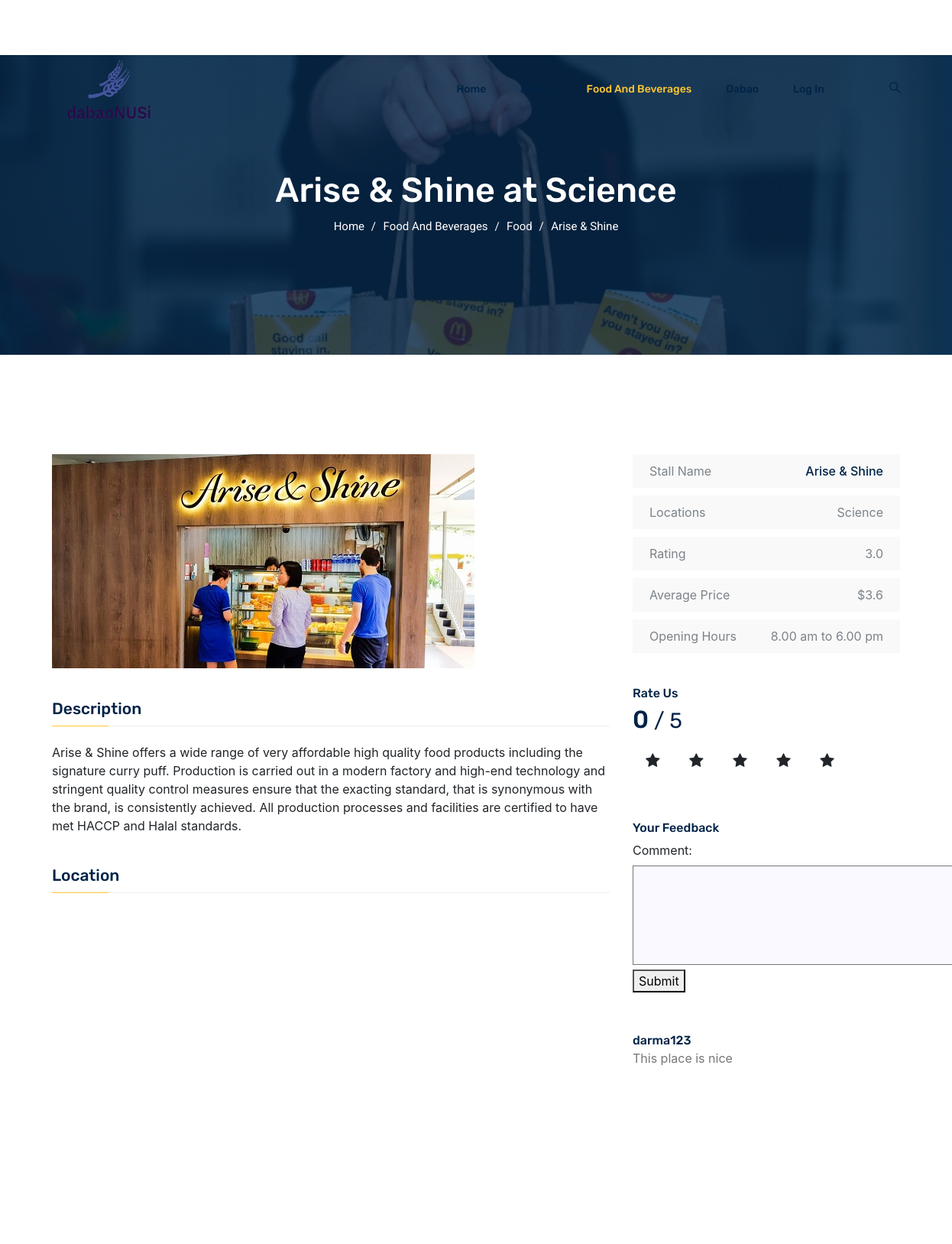
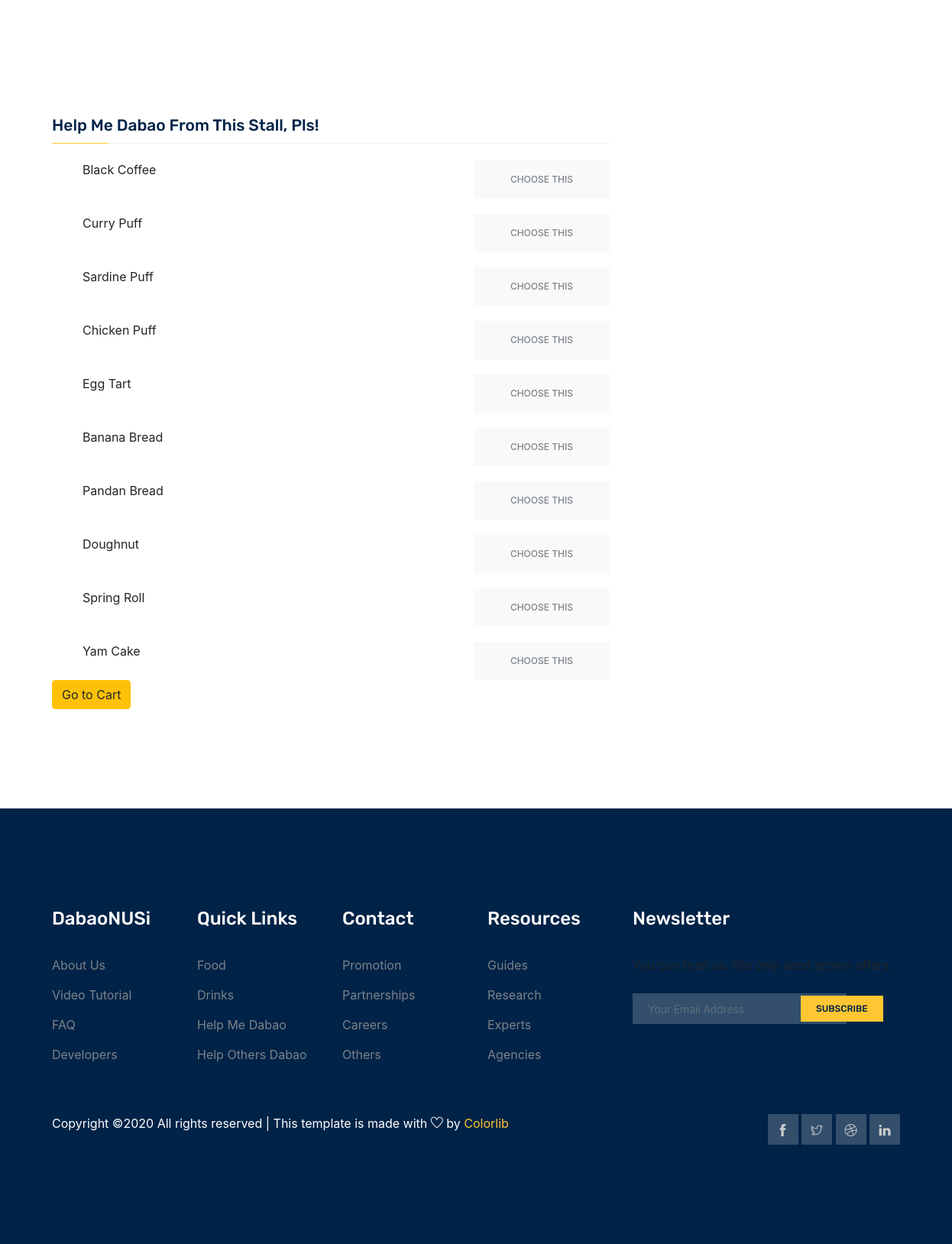
The page /arise/ on the database its author committed (2 pictures, top to bottom).
### theApp/models.py (models this page shows, shortened)
class Restaurant(models.Model):
    name = models.CharField(max_length=120)
    location = models.ForeignKey(Location, on_delete = models.CASCADE)
    reviews = models.ForeignKey(Reviews, on_delete = models.CASCADE, default=1)
    prices = models.ForeignKey(Price, on_delete = models.CASCADE, default=3)
    categories = models.ManyToManyField(Category)
    food = models.BooleanField(default=True)
    average_price = models.FloatField(default=0)
    average_rating = models.FloatField(default=0)
    image = models.ImageField(upload_to='restaurant', default='arise-and-shine.jpg')
    description = models.CharField(max_length=100000, default="This restaurant is nice")
    hour = models.CharField(max_length=100, default="8.00 am to 6.00 pm")
    def __str__(self):
        return self.name + " at " + self.location.__str__()
    def get_avg_price(self):
        meals = Meal.objects.filter(restaurant__id=self.id)
        count = meals.count()
        if count==0:
            return 0
        else:
            return round(sum([meal.price for meal in meals])/count, 2)
    def get_avg_rating(self):
        ratings = Rate.objects.filter(restaurant__id=self.id)
        count = ratings.count()
        if count == 0:
            return 0
        else:
            return round(sum([rate.rating for rate in ratings])/count, 2)
    average_price = get_avg_price
    average_rating = get_avg_rating

class Location(models.Model):
    name = models.CharField(max_length=120)
    def __str__(self):
        return self.name

class Meal(models.Model):
    name = models.CharField(max_length=120)
    price = models.FloatField(default=0)
    restaurant = models.ForeignKey(Restaurant, on_delete=models.CASCADE)

class Rate(models.Model):
    user = models.ForeignKey(Profile, on_delete=models.CASCADE)
    restaurant = models.ForeignKey(Restaurant, on_delete=models.CASCADE)
    rating = models.IntegerField(default=0, validators=[MinValueValidator(1), MaxValueValidator(5)])

class Comment(models.Model):
    user = models.ForeignKey(Profile, on_delete=models.CASCADE)
    restaurant = models.ForeignKey(Restaurant, on_delete=models.CASCADE)
    comment = models.TextField()

### accounts/models.py (models this page shows)
class Profile(models.Model):
    user = models.OneToOneField(settings.AUTH_USER_MODEL, on_delete=models.CASCADE)
    def __str__(self):
        return self.user.username

### theApp/views.py (the view)
# urls.py: path('arise/', views.arise, name='arise'),
def arise(request):
    rest = Restaurant.objects.filter(name__icontains="arise").first()
    return meal_list(request, rest.id)

### theApp/templates/restaurant_meals.html (shortened to what this page needs)
{% load static %}
<!DOCTYPE html>
<html lang="en">
  <head>
    <link rel="stylesheet" href="{% static 'css/bootstrap.css' %}" />
    <link rel="stylesheet" href="{% static 'css/flaticon.css' %}" />
    <link rel="stylesheet" href="{% static 'css/themify-icons.css' %}" />
    <link rel="stylesheet" href="{% static 'vendors/owl-carousel/owl.carousel.min.css' %}" />
    <link rel="stylesheet" href="{% static 'vendors/nice-select/css/nice-select.css' %}" />
    <link rel="stylesheet" href="{% static 'css/style.css' %}" />
    <link href="{% static '//maxcdn.bootstrapcdn.com/bootstrap/4.1.1/css/bootstrap.min.css' %}" rel="stylesheet" id="bootstrap-css">
  </head>
  <body>
    <div class="mt-5 pt-4">
      </div>
    <header class="header_area">
      <div class="main_menu">
        <nav class="navbar navbar-expand-lg navbar-light">
          <div class="container">
            <a class="navbar-brand" href="/home">
              <img class="logo-2" src="{% static 'img/logo3.png' %}" alt="" height="80" width="150" />
            </a>
            <div
              class="collapse navbar-collapse offset"
              id="navbarSupportedContent"
            >
              <ul class="nav navbar-nav menu_nav ml-auto">
                <li class="nav-item">
                  <a class="nav-link" href="/home">Home</a>
                </li>
                <li class="nav-item">
                  <a class="nav-link" href="/about">About</a>
                </li>
                <li class="nav-item submenu dropdown active">
                  <a
                    href="#"
                    class="nav-link dropdown-toggle"
                    data-toggle="dropdown"
                    role="button"
                    aria-haspopup="true"
                    aria-expanded="false"
                    >Food and Beverages</a
                  >
                </li>
                <li class="nav-item submenu dropdown">
                  <a
                    href="#"
                    class="nav-link dropdown-toggle"
                    data-toggle="dropdown"
                    role="button"
                    aria-haspopup="true"
                    aria-expanded="false"
                    >Dabao</a
                  >
                </li>
                <li class="nav-item">
                  <a class="nav-link" href="/accounts/login">Log In</a>
                </li>
                <li class="nav-item">
                  <a href="/search_form" class="nav-link search" id="search">
                    <i class="ti-search"></i>
                  </a>
                </li>
              </ul>
            </div>
          </div>
        </nav>
      </div>
    </header>
    <section class="banner_area">
      <div class="banner_inner d-flex align-items-center">
        <div class="overlay"></div>
        <div class="container">
          <div class="row justify-content-center">
            <div class="col-lg-6">
              <div class="banner_content text-center">
                <h2>{{rest}}</h2>
                <div class="page_link">
                  <a href="/home">Home</a>
                  <a href="#">Food and Beverages</a>
                  <a href="/food">Food</a>
                  <a href="/arise">{{rest.name}}</a>
                </div>
              </div>
            </div>
          </div>
        </div>
      </div>
    </section>
    <section class="course_details_area section_gap">
      <div class="container">
          <div class="row">
              <div class="col-lg-8 course_details_left">
                  <div class="main_image">
                      <img class="img-fluid" src="{{rest.image.url}}" alt="">
                  </div>
                  <div class="content_wrapper">
                      <h4 class="title">Description</h4>
                      <div class="content">
                        {{rest.description}}
                      </div>
                      <h4 class="title">Location</h4>
                      <div class="content">
                        <div
                          id="mapBox"
                          class="mapBox"
                          data-lat="1.2966"
                          data-lon="103.7764"
                          data-zoom="15"
                          data-info="31 Lower Kent Ridge Rd, #01-04, Singapore 119087."
                          data-mlat="1.2966"
                          data-mlon="103.7764"
                        ></div>
                          <br>
                          <br>
                      </div>
                      <h4 class="title">Help Me Dabao From This Stall, Pls!</h4>
                      <div class="content">
                          <ul class="course_list">
                              {% for meal in meals %}
                              <li class="justify-content-between d-flex">
                                  <p>{{ meal.name }}</p>
                                  <a href="{% url 'shopping_cart:add_to_cart' meal.id %}" class="primary-btn text-uppercase">Choose This</a>
                              </li>
                              {% endfor %}
                          </ul>
                      </div>
                      <a href="{% url 'shopping_cart:order_summary' rest.id %}" class="btn btn-warning">Go to Cart</a>
                  </div>
              </div>
              <div class="col-lg-4 right-contents">
                  <ul>
                      <li>
                          <a class="justify-content-between d-flex" href="#">
                              <p>Stall Name</p>
                              <span class="or">{{ rest.name }}</span>
                          </a>
                      </li>
                      <li>
                          <a class="justify-content-between d-flex" href="#">
                              <p>Locations </p>
                              <span>{{rest.location}}</span>
                          </a>
                      </li>
                      <li>
                        <a class="justify-content-between d-flex" href="#">
                            <p>Rating </p>
                            <span>{{rest.get_avg_rating}}</span>
                        </a>
                    </li>
                      <li>
                          <a class="justify-content-between d-flex" href="#">
                              <p>Average Price </p>
                              <span>${{rest.get_avg_price}}</span>
                          </a>
                      </li>
                      <li>
                          <a class="justify-content-between d-flex" href="#">
                              <p>Opening Hours </p>
                              <span>{{rest.hour}}</span>
                          </a>
                      </li>
                  </ul>
                      <link href="https://stackpath.bootstrapcdn.com/font-awesome/4.7.0/css/font-awesome.min.css" rel="stylesheet">
                      <div class="form-group" id="rating-ability-wrapper">
                            <br>
                            <label class="control-label" for="rating">
                            <h6>Rate Us</h6>
                            </label>
                            <h2 class="bold rating-header" style="">
                            <span class="selected-rating">0</span><small> / 5</small>
                            </h2>
                            <form action= "{% url 'theApp:add_rating' rest.id %}" method="POST">
                              <button type="submit" class="btnrating btn btn-default btn-lg" data-attr="1" id="rating-star-1" name="rating" value="1">
                                  <i class="fa fa-star" aria-hidden="true"></i>
                              </button>
                              <button type="submit" class="btnrating btn btn-default btn-lg" data-attr="2" id="rating-star-2" name="rating" value="2">
                                  <i class="fa fa-star" aria-hidden="true"></i>
                              </button>
                              <button type="submit" class="btnrating btn btn-default btn-lg" data-attr="3" id="rating-star-3" name="rating" value="3">
                                  <i class="fa fa-star" aria-hidden="true"></i>
                              </button>
                              <button type="submit" class="btnrating btn btn-default btn-lg" data-attr="4" id="rating-star-4" name="rating" value="4">
                                  <i class="fa fa-star" aria-hidden="true"></i>
                              </button>
                              <button type="submit" class="btnrating btn btn-default btn-lg" data-attr="5" id="rating-star-5" name="rating" value="5">
                                  <i class="fa fa-star" aria-hidden="true"></i>
                              </button>
                            </form>
                        </div>
                      <div class="feedeback">
                        <br>
                          <h6>Your Feedback</h6>
                          <form method='POST' action="{% url 'theApp:add_comment' rest.id%}">
                            {{ form_comment }}
                            <button type='sumbit'>Submit</button>
                            </form>
                      </div>
                      <div class="comments-area mb-30">
                          {% for comment in comments%}
                          <div class = "comment-list">
                            <div class="single-comment single-reviews justify-content-between d-flex">
                              <div class="user justify-content-between d-flex">
                                <div class="desc">
                                    <h5><a href="#">{{comment.user}}</a></h5>
                                    <p class="comment">
                                      {{comment.comment}}
                                    </p>
                                </div>
                              </div>
                            </div>
                          </div>
                          {% endfor %}
                      </div>
                  </div>
              </div>
          </div>
  </section>
    <footer class="footer-area section_gap">
      <div class="container">
        <div class="row">
          <div class="col-lg-2 col-md-6 single-footer-widget">
            <h4>DabaoNUSi</h4>
            <ul>
              <li><a href="/about">About Us</a></li>
              <li><a href="#">Video Tutorial</a></li>
              <li><a href="#">FAQ</a></li>
              <li><a href="#">Developers</a></li>
            </ul>
          </div>
          <div class="col-lg-2 col-md-6 single-footer-widget">
            <h4>Quick Links</h4>
            <ul>
              <li><a href="/food">Food</a></li>
              <li><a href="/drinks">Drinks</a></li>
              <li><a href="/help_me_dabao">Help Me Dabao</a></li>
              <li><a href="/help_others_dabao">Help Others Dabao</a></li>
            </ul>
          </div>
          <div class="col-lg-2 col-md-6 single-footer-widget">
            <h4>Contact</h4>
            <ul>
              <li><a href="#">Promotion</a></li>
              <li><a href="#">Partnerships</a></li>
              <li><a href="#">Careers</a></li>
              <li><a href="#">Others</a></li>
            </ul>
          </div>
          <div class="col-lg-2 col-md-6 single-footer-widget">
            <h4>Resources</h4>
            <ul>
              <li><a href="#">Guides</a></li>
              <li><a href="#">Research</a></li>
              <li><a href="#">Experts</a></li>
              <li><a href="#">Agencies</a></li>
            </ul>
          </div>
          <div class="col-lg-4 col-md-6 single-footer-widget">
            <h4>Newsletter</h4>
            <p>You can trust us. We only send promo offers,</p>
            <div class="form-wrap" id="mc_embed_signup">
              <form
                target="_blank"
                action="https://spondonit.us12.list-manage.com/subscribe/post?u=1462626880ade1ac87bd9c93a&amp;id=92a4423d01"
                method="get"
                class="form-inline"
              >
                <input
                  class="form-control"
                  name="EMAIL"
                  placeholder="Your Email Address"
                  onfocus="this.placeholder = ''"
                  onblur="this.placeholder = 'Your Email Address'"
                  required=""
                  type="email"
                />
                <button class="click-btn btn btn-default">
                  <span>subscribe</span>
                </button>
              </form>
            </div>
          </div>
        </div>
        <div class="row footer-bottom d-flex justify-content-between">
          <p class="col-lg-8 col-sm-12 footer-text m-0 text-white">
Copyright &copy;<script>document.write(new Date().getFullYear());</script> All rights reserved | This template is made with <i class="ti-heart" aria-hidden="true"></i> by <a href="https://colorlib.com" target="_blank">Colorlib</a>
          </p>
          <div class="col-lg-4 col-sm-12 footer-social">
            <a href="#"><i class="ti-facebook"></i></a>
            <a href="#"><i class="ti-twitter"></i></a>
            <a href="#"><i class="ti-dribbble"></i></a>
            <a href="#"><i class="ti-linkedin"></i></a>
          </div>
        </div>
      </div>
    </footer>
    </body>
    </html>

### rows shown on the page
Restaurant: name+location "Arise & Shine at Science", name "Arise & Shine", image (picture), description "Arise & Shine offers a wide range of very affordable high quality food products including the signature curry puff. Production is carried out in a modern factory and high-end technology and stringent quality control measures ensure that the exacting standard, that is synonymous with the brand, is consistently achieved. All production processes and facilities are certified to have met HACCP and Halal standards.", location "Science", get_avg_rating "3.0", get_avg_price "3.6", hour "8.00 am to 6.00 pm"
Meal: name "Black Coffee"
Meal: name "Curry Puff"
Meal: name "Sardine Puff"
Meal: name "Chicken Puff"
Meal: name "Egg Tart"
Meal: name "Banana Bread"
Meal: name "Pandan Bread"
Meal: name "Doughnut"
Meal: name "Spring Roll"
Meal: name "Yam Cake"
Comment: user "darma123", comment "This place is nice"
